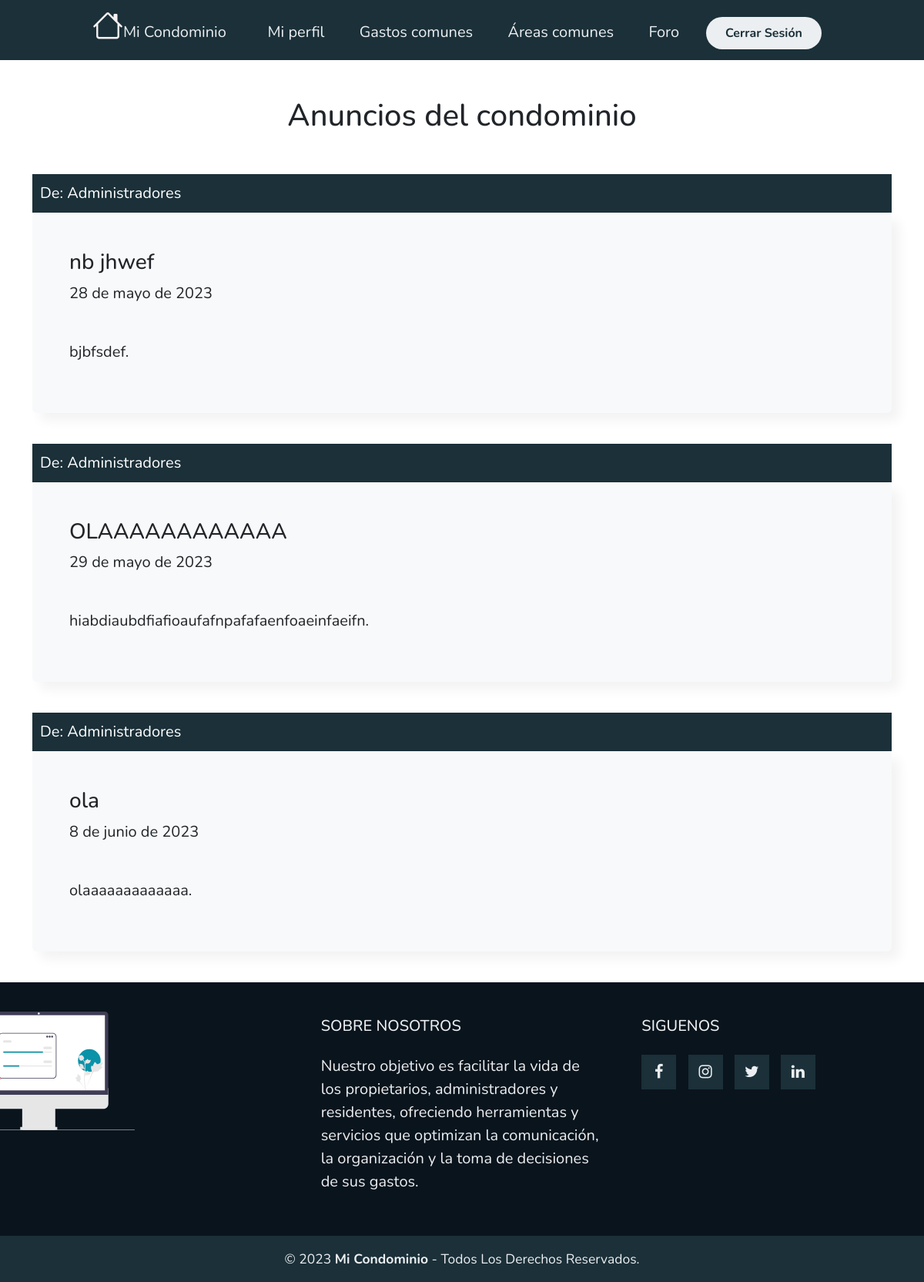
The page /Foro/ (signed in) on the database its author committed.
### myapp/models.py (models this page shows, shortened)
class Anuncio(models.Model):
    titulo = models.CharField(max_length=50)
    descripcion = models.TextField()
    fecha = models.DateField(default=date.today)

### myapp/views.py (the view)
# urls.py: path('Foro/',Foro,name="Foro"),
@login_required
def Foro(request):
    data = Anuncio.objects.all()
    page = request.GET.get('page', 1)
    try:
        paginator = Paginator(data, 3)
        data = paginator.page(page)
    except:
        raise Http404
    return render(request, 'myapp/Anuncios/Foro.html',{'entity' : data,  'paginator':paginator})

### myapp/templates/myapp/Anuncios/Foro.html (shortened to what this page needs)
{% extends 'myapp/base.html' %}
{% block contenido %}
{% load static %}
<br>
<br>
<center>
    <h1>Anuncios del condominio</h1>
</center>
<br>
<main class="container" style="margin-top: 20px; margin-bottom: 20px; font-size: 20px;">
    {% for entity in entity %}
    <div style="padding: 10px; background-color: #1b3039; color: #fff;" class="encabezado">
        <p style="margin-bottom: 0rem;">De: Administradores</p>
    </div>
    <div class="bg-body-tertiary p-5 rounded"
        style="margin-bottom: 40px;box-shadow: 10px 10px 15px rgba(0, 0, 0, 0.05);">
        <h3>{{ entity.titulo }}</h3>
        <p>{{ entity.fecha }}</p>
        <br>
        <p class="">{{ entity.descripcion }}.</p>
    </div>
    {% endfor %}
</main>
{% endblock %}

### myapp/static/myapp/css/estilo.css/estilo.css (style rules this page uses)
* { box-sizing: border-box; margin: 0; padding: 0; font-family: 'Nunito', sans-serif; }
body { background-color: #fff; }

### rows shown on the page
Anuncio: titulo "nb jhwef", fecha "28 de mayo de 2023", descripcion "bjbfsdef"
Anuncio: titulo "OLAAAAAAAAAAAA", fecha "29 de mayo de 2023", descripcion "hiabdiaubdfiafioaufafnpafafaenfoaeinfaeifn"
Anuncio: titulo "ola", fecha "8 de junio de 2023", descripcion "olaaaaaaaaaaaaa"
